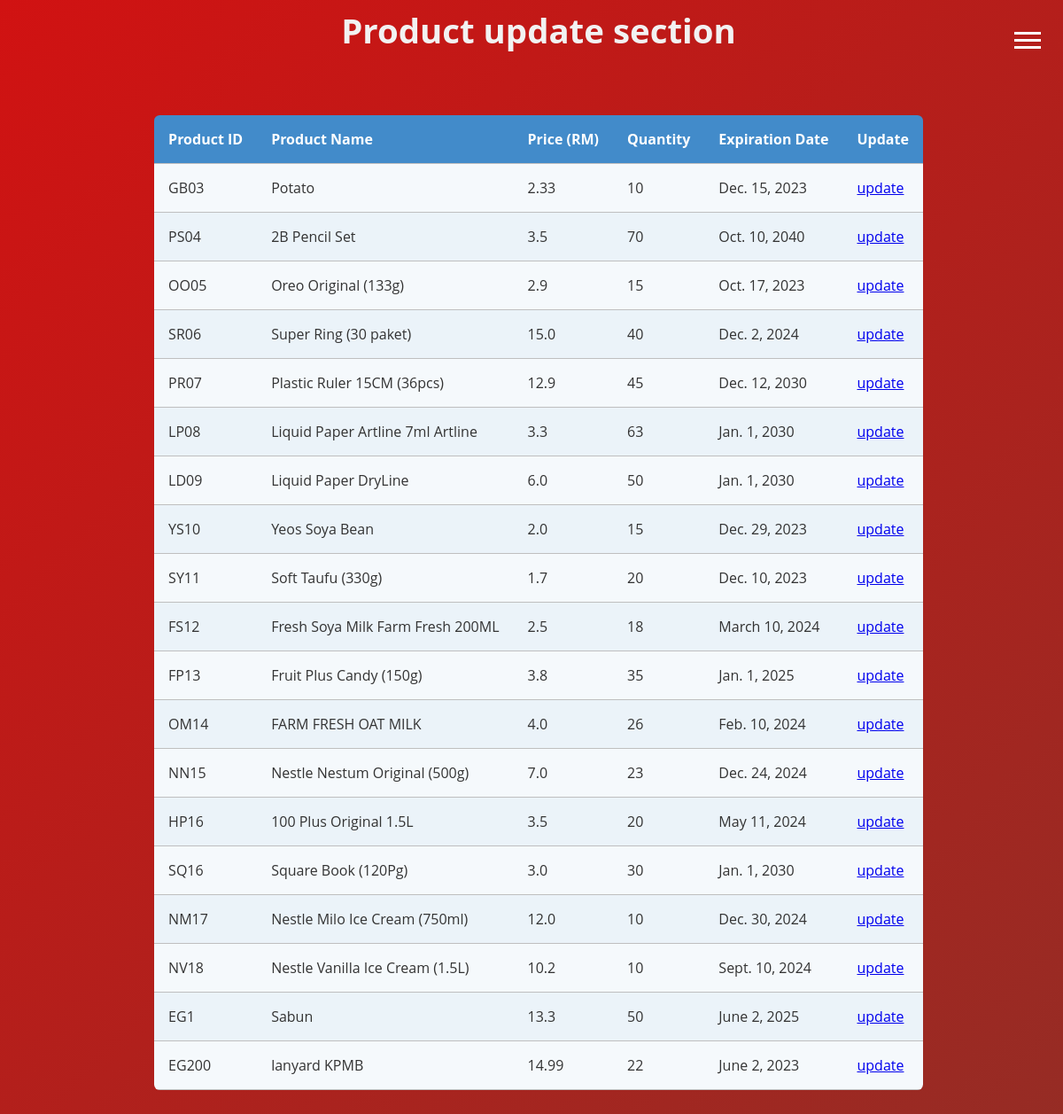
Screenshot of /Easy_Go/productSection with the database file from the repository.
### EasyGo/models.py (models this page shows)
class Product(models.Model):
    productID = models.CharField(max_length=4, primary_key=True)
    productName = models.TextField(max_length=100)
    productPrice = models.FloatField()
    productQuantity = models.IntegerField()
    productExpirationDate = models.DateField()

### EasyGo/views.py (the view)
# urls.py: path("productSection", views.productSection, name="productSection"),
def productSection(request):
    product = Product.objects.all()
    dict={
        'product': product
    }
    return render (request,'productSection.html',dict)

### EasyGo/templates/productSection.html (shortened to what this page needs)
<html lang="en">
<head>
</head>
<body>
    <center><h1>Product update section</h1></center><br><br>
    <table class="rwd-table">
        <tr>
            <td><strong>Product ID</strong></td>
            <td><strong>Product Name</strong></td>
            <td><strong>Price (RM)</strong></td>
            <td><strong>Quantity</strong></td>
            <td><strong>Expiration Date</strong></td>
            <td><strong>Update</strong></td>
        </tr>
        {% for data in product %}
            <tr>
                <td>{{data.productID}}</td>
                <td>{{data.productName}}</td>
                <td>{{data.productPrice}}</td>
                <td>{{data.productQuantity}}</td>
                <td>{{data.productExpirationDate}}</td>
                <td><a href="updateProduct/{{data.productID}}">update</a></td>
            </tr>
        {% endfor %}
    </table>
    <br><br>
    <label for="active" class="menu-btn"><span></span></label>
</body>
</html>

### EasyGo/templates/productSection.html (style rules this page uses)
h1 { color: black }
html, body { width: 100%; height:100%; }
body { background: linear-gradient(-45deg,#4d3e79, #492fc8e6, #912e26, #d11212); background-size: 400% 400%; animation: gradient 8s ease infinite; }
* { font-family: 'Open Sans', sans-serif; }
.rwd-table { margin: auto; min-width: 300px; max-width: 100%; border-collapse: collapse; }
.rwd-table tr:first-child { border-top: none; background: #428bca; color: #fff; }
.rwd-table tr { border-top: 1px solid #ddd; border-bottom: 1px solid #ddd; background-color: #f5f9fc; }
.rwd-table tr:nth-child(odd):not(:first-child) { background-color: #ebf3f9; }
.rwd-table td { display: block; }
.rwd-table td:first-child { margin-top: .5em; }
.rwd-table td:last-child { margin-bottom: .5em; }
.rwd-table td:before { content: attr(data-th) ": "; font-weight: bold; width: 120px; display: inline-block; color: #000; }
.rwd-table th, .rwd-table td { text-align: left; }
.rwd-table { color: #333; border-radius: .4em; overflow: hidden; }
.rwd-table tr { border-color: #bfbfbf; }
.rwd-table th, .rwd-table td { padding: .5em 1em; }
@media screen and (min-width: 600px) { .rwd-table td:before { display: none; } }
@media screen and (min-width: 600px) { .rwd-table th, .rwd-table td { display: table-cell; padding: .25em .5em; } }
@media screen and (min-width: 600px) { .rwd-table th:first-child, .rwd-table td:first-child { padding-left: 0; } }
@media screen and (min-width: 600px) { .rwd-table th:last-child, .rwd-table td:last-child { padding-right: 0; } }
@media screen and (min-width: 600px) { .rwd-table th, .rwd-table td { padding: 1em !important; } }
h1 { text-align: center; font-size: 2.4em; color: #f2f2f2; }
.menu-btn { color: #fff; position: absolute; z-index: 2; right: 20px; top: 20px; height: 50px; width: 50px; text-align: center; line-height: 50px; border-radius: 50%; font-size: 20px; cursor: pointer; transition: all 0.3s ease-in-out; }
.menu-btn span, .menu-btn:before, .menu-btn:after { content: ""; position: absolute; top: calc(50% - 1px); left: 30%; width: 60%; border-bottom: 3px solid white; transition: transform .6s cubic-bezier(0.215, 0.61, 0.355, 1); }
.menu-btn:before { transform: translateY(-8px); }
.menu-btn:after { transform: translateY(8px); }

### rows the page displays
Product: productID "GB03", productName "Potato", productPrice "2.33", productQuantity "10", productExpirationDate "Dec. 15, 2023"
Product: productID "PS04", productName "2B Pencil Set", productPrice "3.5", productQuantity "70", productExpirationDate "Oct. 10, 2040"
Product: productID "OO05", productName "Oreo Original (133g)", productPrice "2.9", productQuantity "15", productExpirationDate "Oct. 17, 2023"
Product: productID "SR06", productName "Super Ring (30 paket)", productPrice "15.0", productQuantity "40", productExpirationDate "Dec. 2, 2024"
Product: productID "PR07", productName "Plastic Ruler 15CM (36pcs)", productPrice "12.9", productQuantity "45", productExpirationDate "Dec. 12, 2030"
Product: productID "LP08", productName "Liquid Paper Artline 7ml Artline", productPrice "3.3", productQuantity "63", productExpirationDate "Jan. 1, 2030"
Product: productID "LD09", productName "Liquid Paper DryLine", productPrice "6.0", productQuantity "50", productExpirationDate "Jan. 1, 2030"
Product: productID "YS10", productName "Yeos Soya Bean", productPrice "2.0", productQuantity "15", productExpirationDate "Dec. 29, 2023"
Product: productID "SY11", productName "Soft Taufu (330g)", productPrice "1.7", productQuantity "20", productExpirationDate "Dec. 10, 2023"
Product: productID "FS12", productName "Fresh Soya Milk Farm Fresh 200ML", productPrice "2.5", productQuantity "18", productExpirationDate "March 10, 2024"
Product: productID "FP13", productName "Fruit Plus Candy (150g)", productPrice "3.8", productQuantity "35", productExpirationDate "Jan. 1, 2025"
Product: productID "OM14", productName "FARM FRESH OAT MILK", productPrice "4.0", productQuantity "26", productExpirationDate "Feb. 10, 2024"
Product: productID "NN15", productName "Nestle Nestum Original (500g)", productPrice "7.0", productQuantity "23", productExpirationDate "Dec. 24, 2024"
Product: productID "HP16", productName "100 Plus Original 1.5L", productPrice "3.5", productQuantity "20", productExpirationDate "May 11, 2024"
Product: productID "SQ16", productName "Square Book (120Pg)", productPrice "3.0", productQuantity "30", productExpirationDate "Jan. 1, 2030"
Product: productID "NM17", productName "Nestle Milo Ice Cream (750ml)", productPrice "12.0", productQuantity "10", productExpirationDate "Dec. 30, 2024"
Product: productID "NV18", productName "Nestle Vanilla Ice Cream (1.5L)", productPrice "10.2", productQuantity "10", productExpirationDate "Sept. 10, 2024"
Product: productID "EG1", productName "Sabun", productPrice "13.3", productQuantity "50", productExpirationDate "June 2, 2025"
Product: productID "EG200", productName "lanyard KPMB", productPrice "14.99", productQuantity "22", productExpirationDate "June 2, 2023"
